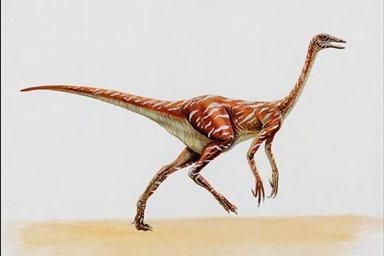
//> input picture advanced/2/img/407.jpg, 384 x 256 px, given in place of striped-lines.png, which was not available
$ ./main   (built with g++ and OpenCV 4)
//> lines starting //> are read from the running program, lines starting //| are printed output that depends on the picture; pictures that were not available may be replaced by others from this repository, and a replacement may not be noted
#include <iostream>
#include <opencv2/highgui/highgui.hpp>
#include <opencv2/core/core.hpp>
#include <opencv2/imgproc/imgproc.hpp>
#include <ctime>
using namespace cv;
using namespace std;

Mat shift(Mat& mag){
    Mat magI = mag(Rect(0, 0, mag.cols, mag.rows));
    int cx = magI.cols/2;
    int cy = magI.rows/2;
    Mat q0(magI, Rect(0, 0, cx, cy)); // Top-Left - Create a ROI per quadrant
    Mat q1(magI, Rect(cx, 0, cx, cy)); // Top-Right
    Mat q2(magI, Rect(0, cy, cx, cy)); // Bottom-Left
    Mat q3(magI, Rect(cx, cy, cx, cy)); // Bottom-Right
    Mat tmp;
    q0.copyTo(tmp);
    q3.copyTo(q0);
    tmp.copyTo(q3);
    q1.copyTo(tmp);
    q2.copyTo(q1);
    tmp.copyTo(q2);
    return magI;
}


void a1a(){
    cv::Mat img = cv::imread("data/striped-lines.png",CV_LOAD_IMAGE_GRAYSCALE);
//> img: 256 rows x 384 cols, CV_8UC1; min 0, max 252, mean 211.1
    Mat planes[] = {Mat_<float>(img),Mat::zeros(img.size(),CV_32F)};
//> planes[1]: 256 rows x 384 cols, CV_32FC1; every value is 0
    Mat complexI;
    merge(planes,2,complexI);
    dft(complexI,complexI);
    split(complexI,planes);
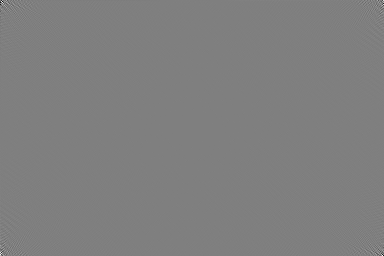
//> planes[1]: 256 rows x 384 cols, CV_32FC1; min -427730.7, max 427730.7, mean 0; drawn with min black and max white
    Mat magI;
    magnitude(planes[0],planes[1],magI);
    log(magI,magI);
    normalize(magI,magI,0,1,CV_MINMAX);
    magI=shift(magI);

    Mat phaI;
    phase(planes[0],planes[1],phaI);
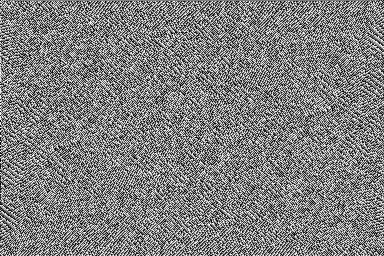
//> phaI: 256 rows x 384 cols, CV_32FC1; min 0, max 6.28, mean 3.14; drawn with min black and max white
    normalize(phaI,phaI,0,1,CV_MINMAX);
    phaI=shift(phaI);
//> in shift (call 2), `Mat q0(magI, Rect(0, 0, cx, cy));`:
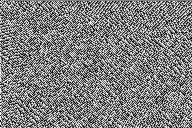
//> q0: 128 rows x 192 cols, CV_32FC1; min 0, max 1, mean 0.498
//> in shift (call 2), `Mat q1(magI, Rect(cx, 0, cx, cy));`:
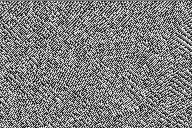
//> q1: 128 rows x 192 cols, CV_32FC1; min 4.89e-05, max 1, mean 0.498
//> in shift (call 2), `Mat q2(magI, Rect(0, cy, cx, cy));`:
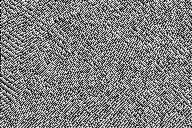
//> q2: 128 rows x 192 cols, CV_32FC1; min 0, max 1, mean 0.502
//> in shift (call 2), `Mat q3(magI, Rect(cx, cy, cx, cy));`:
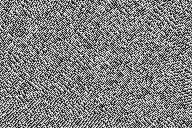
//> q3: 128 rows x 192 cols, CV_32FC1; min 1.93e-05, max 1, mean 0.503
//> in shift (call 2), `tmp.copyTo(q2);`:
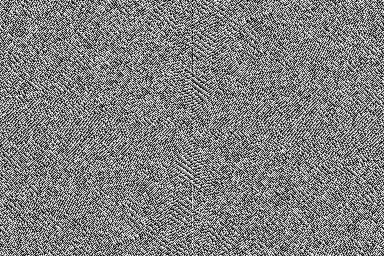
//> magI: 256 rows x 384 cols, CV_32FC1; min 0, max 1, mean 0.5
    cv::imshow("Log Magnitude",magI);
    cv::imshow("Phase",phaI);
    cv::waitKey();
}

// [219 lines left out: functions spaceConv, freqConv, convolveDFT, a1b, a1c, a1d and 3 more, not called in this run]


int main ( int argc, char *argv[] ) {
    //chdir("/Users/alexattinger_3/Dropbox/5_sem/ki_seminar/2/blatt2");
    a1a();
    return 0;
}

$ run again, on advanced/2/img/602.jpg
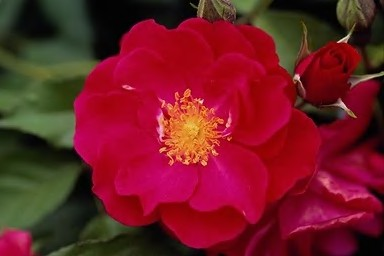
//> input picture advanced/2/img/602.jpg, 384 x 256 px, given in place of striped-lines.png, which was not available
//> in shift (call 2), `Mat q3(magI, Rect(cx, cy, cx, cy));`:
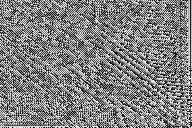
//> q3: 128 rows x 192 cols, CV_32FC1; min 5.67e-06, max 1, mean 0.507
//> in shift (call 2), `tmp.copyTo(q2);`:
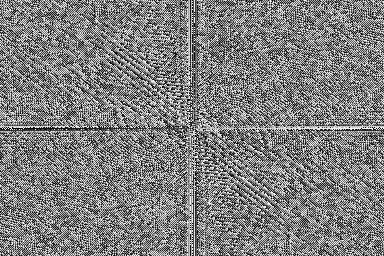
//> magI: 256 rows x 384 cols, CV_32FC1; min 0, max 1, mean 0.5
